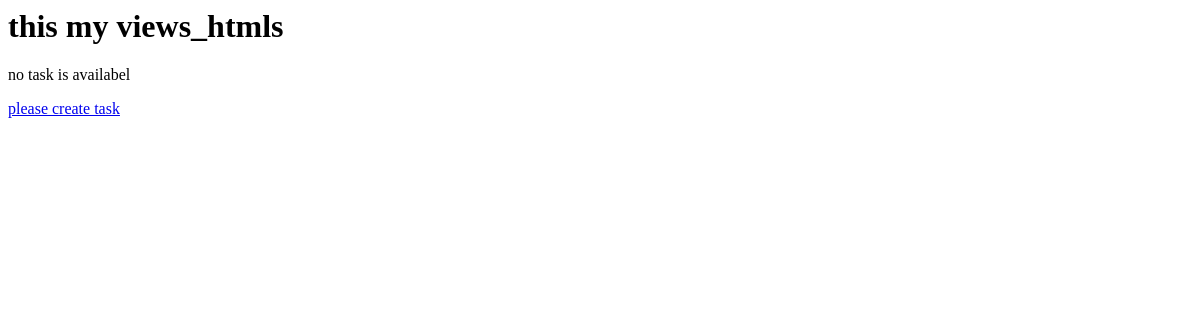
The app's page /view_tasks, older data.
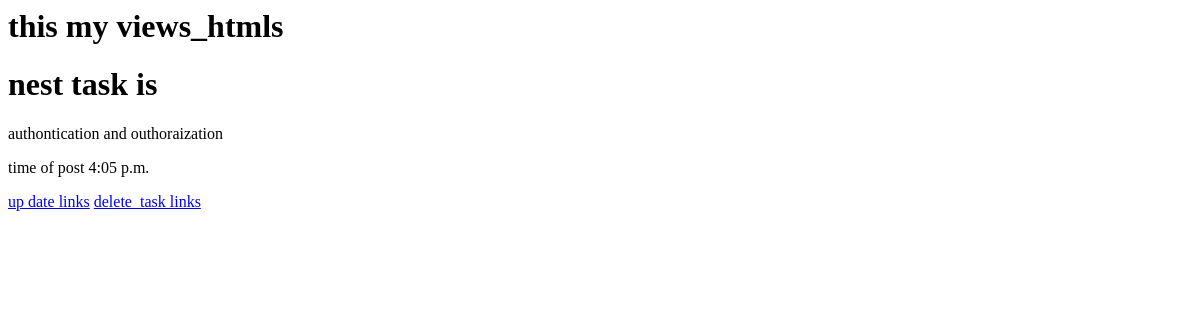
The same page, newer data.
### crude/models.py (models this page shows, shortened)
class tasks(models.Model):
    title=models.CharField(max_length=30)
    detail=models.CharField(max_length=300)
    post_time=models.TimeField(auto_now_add=True)

### crude/views.py (the view)
# urls.py: path('view_tasks', views.view_tasks,name='view_tasks'),
def view_tasks(request):
    task= tasks.objects.all()
    rev = list(reversed(task))
    context={"tasks": rev}
    return render(request, 'view_tasks.html',context)

### crude/templates/view_tasks.html (shortened to what this page needs)
<h1>this my views_htmls</h1>
{%if not tasks %}
<p>no task is availabel</p>
<a href="{%url 'create_tasks'%}"> please create task</a>
{% endif %}
{% for task in tasks %}
<h1>{{task.title}}</h1>
<p>{{task.detail}}</p>
<p>time of post {{task.post_time}}</p>
<a href="{%url 'update_task' task.id %}"> up date links</a>
<a href="{%url 'delete_task' task.id %}"> delete_task links</a>
{% endfor  %}

Row changes from the older to the newer data that the page shows:
added tasks: title "nest task is", detail "authontication and outhoraization", post_time "4:05 p.m."
Text that changed along with them:
text no longer shown: "no task is availabel please create task"
